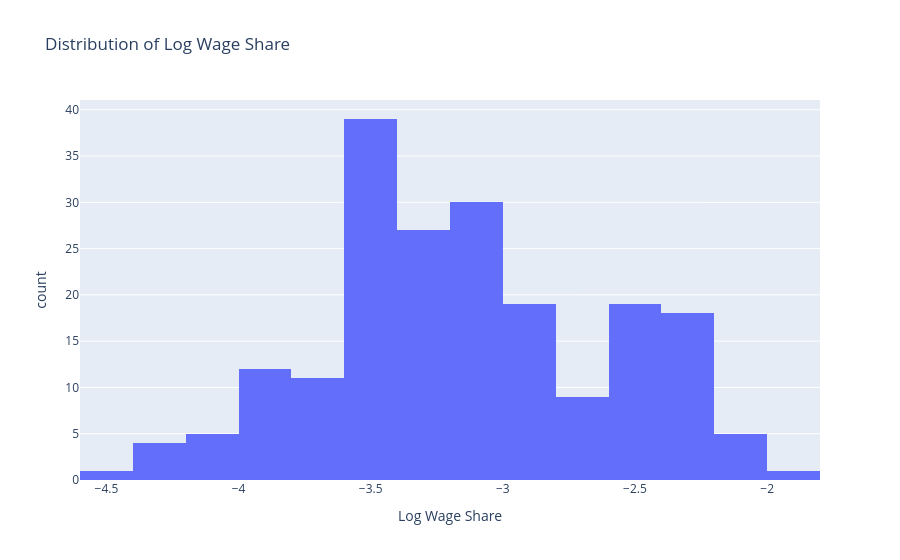

The cell this chart's notebook holds for it:
### Markdown cell above
Observations: The distribution is skewed right with more teams' annual wages ranging around the 50 million pounds. There are two teams as outliers that go beyond 200 million pounds, but the average annual wages is greater than the median of the wages given amongst clubs.

### Code cell
# Histogram of Log Wage Share
df['Wage_Share'] = df.groupby('Season')['Wages_GBP'].transform(lambda x: x / x.sum())
df['Log_Wage_Share'] = df['Wage_Share'].apply(lambda x: np.log(x) if x > 0 else np.nan)
fig2 = px.histogram(df, x ='Log_Wage_Share', title='Distribution of Log Wage Share', labels={'Log_Wage_Share': 'Log Wage Share', 'y': 'Number of Teams'})
fig2.show()

### Figure 1 — Plotly figure (JSON) as saved in the notebook; plotly's stock layout.template omitted (floating-point values rounded to 4 significant figures; data arrays with more than 128 entries replaced by an {"elided": "..."} marker saying what was removed)
{"data": [{"bingroup": "x", "hovertemplate": "Log Wage Share=%{x}<br>count=%{y}<extra></extra>", "legendgroup": "", "marker": {"color": "#636efa", "pattern": {"shape": ""}}, "name": "", "orientation": "v", "showlegend": false, "type": "histogram", "x": {"elided": "200 float values"}, "xaxis": "x", "yaxis": "y"}], "layout": {"barmode": "relative", "legend": {"tracegroupgap": 0}, "title": {"text": "Distribution of Log Wage Share"}, "xaxis": {"anchor": "y", "domain": [0, 1], "title": {"text": "Log Wage Share"}}, "yaxis": {"anchor": "x", "domain": [0, 1], "title": {"text": "count"}}}}
